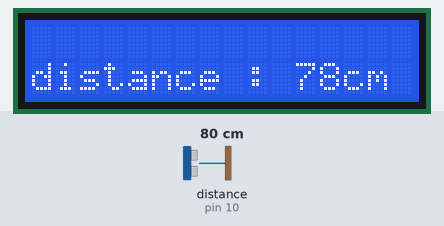
A sketch run on a simulated Arduino Uno, built with avr-gcc and run on an emulated ATmega328P. Parts: 16×2 character LCD. Wiring (inferred from the names in the program): ultrasonic range finder: trigger pin 9; echo pin 10. The test bench sets the inputs (shaded band); at power-on: distance to the obstacle (sensor on pin 10) 80 cm. The echo pulse lasts 58.3 µs per cm; what the sketch prints to the serial monitor is not drawn.

Above: at 1.2 s.
1.3 s: distance to the obstacle (sensor on pin 10) set to 2 cm
At 2.2 s:
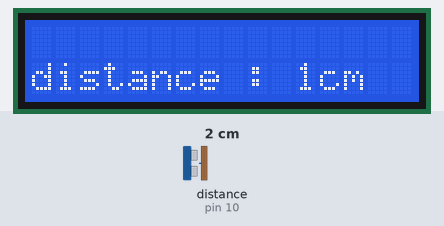
2.8 s: distance to the obstacle (sensor on pin 10) set to 4 cm
At 3.9 s:
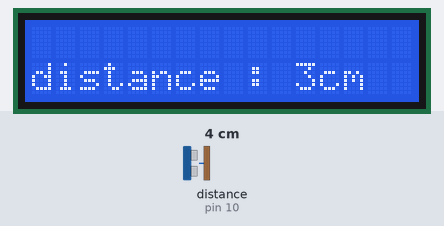
4.4 s: distance to the obstacle (sensor on pin 10) set to 35 cm
At 5.7 s:
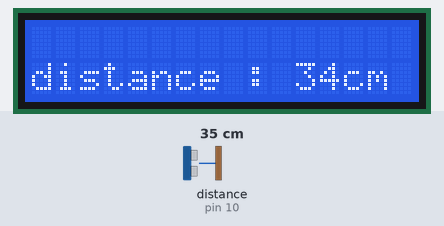
Timing chart, 0 to 7.4 s (numbered marks = the images above; inputs shaded):
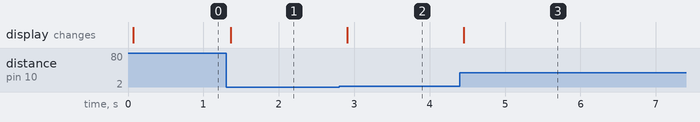

The sketch:

Obstacle_detector_using_ultrasound.ino
```cpp
#include <LiquidCrystal.h>

const int rs = 12, en = 11, d4 = 5, d5 = 4, d6 = 3, d7 = 2;
LiquidCrystal lcd(rs, en, d4, d5, d6, d7);
const int trigPin = 9;
const int echoPin = 10;
long duration;
int distance;

void setup()
{
  pinMode(trigPin, OUTPUT);
  pinMode(echoPin, INPUT);
  Serial.begin(9600);
  lcd.begin(16, 2);
}

void loop()
{
  digitalWrite(trigPin, LOW);
  delayMicroseconds(2);
  digitalWrite(trigPin, HIGH);
  delayMicroseconds(10);
  digitalWrite(trigPin, LOW);

  duration = pulseIn(echoPin, HIGH);
  distance = duration*0.034/2;

  Serial.print("Distance: ");
  Serial.println(distance);

  lcd.setCursor(0, 1);
  lcd.print("distance : ");
  lcd.print(distance );
  lcd.print("cm  ");
  delay(100);
}
```

Measured:
- after the input at 1.3 s, the display: changes after 0.06 s (image 1)
- after the input at 2.8 s, the display: changes after 0.11 s (image 2)
- after the input at 4.4 s, the display: changes after 0.06 s (image 3)
